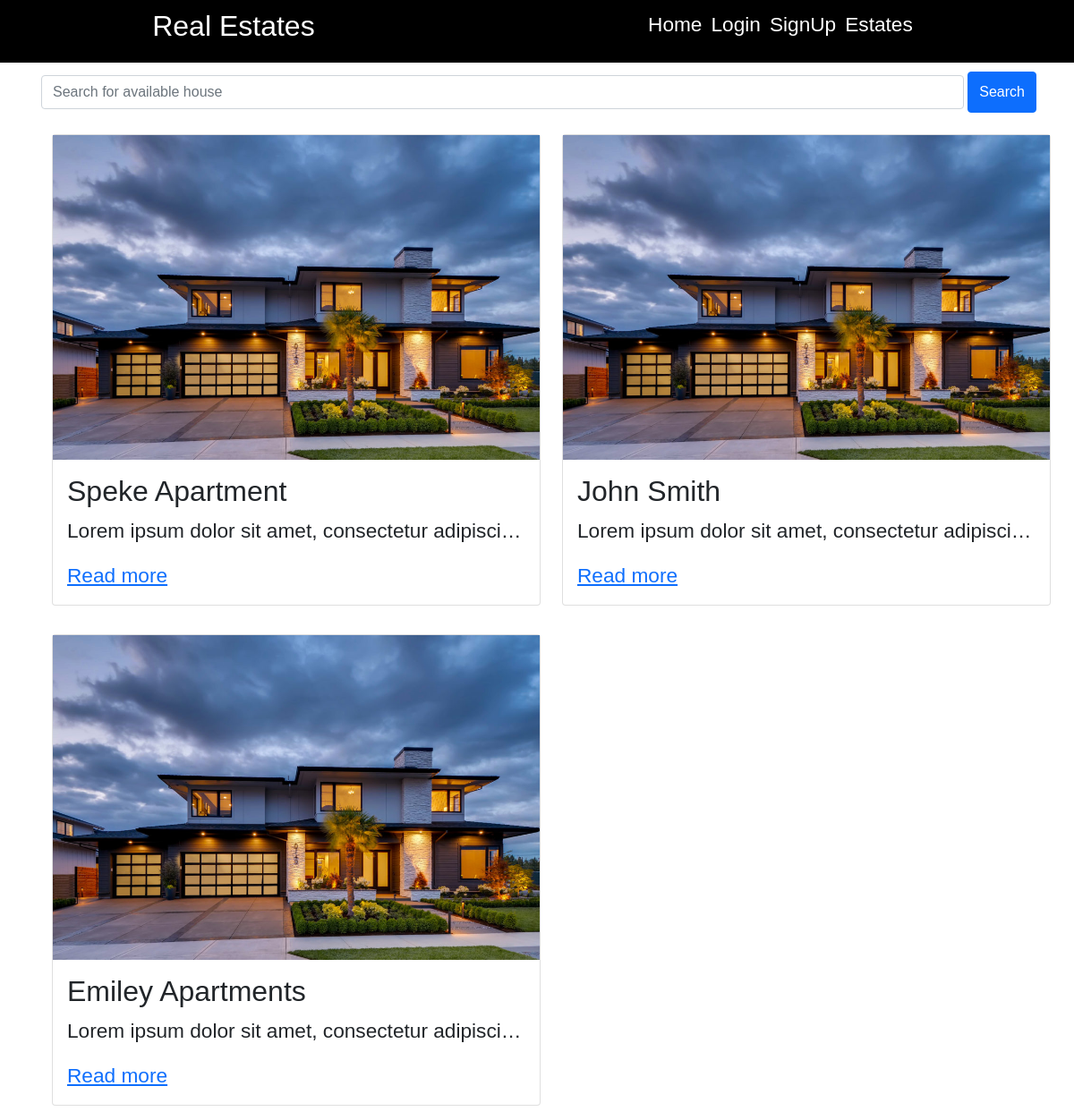
The page / on the database its author committed.
### core/models.py (models this page shows, shortened)
class House(models.Model):
    name=models.CharField(max_length=100)
    image=models.ImageField(upload_to="house/images")
    description = models.TextField(max_length=500)
    location = models.CharField(max_length=100)
    number_of_bedrooms = models.IntegerField(default=0)
    price = models.DecimalField(max_digits=5, decimal_places=2)
    agent = models.ForeignKey("Agent", on_delete=models.CASCADE)
    likes = models.ManyToManyField(User, related_name="house")
    dislikes = models.ManyToManyField(User, related_name="dislikes")

### core/views.py (the view)
# urls.py: path("", homepage, name="homepage"),
def homepage(request):
    estates = House.objects.all()
    contex={'estates': estates}
    return render(request, "core/homepage.html", contex)

### templates/core/homepage.html (shortened to what this page needs)
{% extends 'core/base.html' %}
{% load static %}
    {% block body %}
        <div class="container">
            <div class="form-group">
                <form class="d-flex" action="{% url 'search' %}" method="GET">
                    <input type="text" name='query' class="form-control m-1" placeholder="Search for available house">
                    <button type="submit" class="btn btn-primary">Search</button>
                </form>
            </div>
        </div>
        <div class="container">
            <div class="row justify-conten-center mt-2">
                {% for estate in estates%}
                    <div class="col-lg-6 col-md-6 col-sm-12">
                        <div class="card m-3" style="width: 100%">
                            <img src="{{ estate.image.url }}" alt="" class="img-card-top">
                            <div class="card-body">
                                <h2 class="card-title">{{ estate.name }}</h2>
                                <p class="card-text text-truncate">
                                    {{ estate.description }}
                                </p>
                                <a href="{% url 'detail' estate.pk %}" class="card-link">Read more</a>
                            </div>
                        </div>
                    </div>
                {% endfor %}
            </div>
        </div>
    {% endblock %}

### core/static/css/styles.css (style rules this page uses)
body { font-family: 'Alegreya Sans SC', Arial, sans-serif; font-size: 17pt; }
* { padding: 0; margin: 0; box-sizing: border-box; }

### rows shown on the page
House: image (picture), name "Speke Apartment", description "Lorem ipsum dolor sit amet, consectetur adipisci…"
House: image (picture), name "John Smith", description "Lorem ipsum dolor sit amet, consectetur adipisci…"
House: image (picture), name "Emiley Apartments", description "Lorem ipsum dolor sit amet, consectetur adipisci…"
